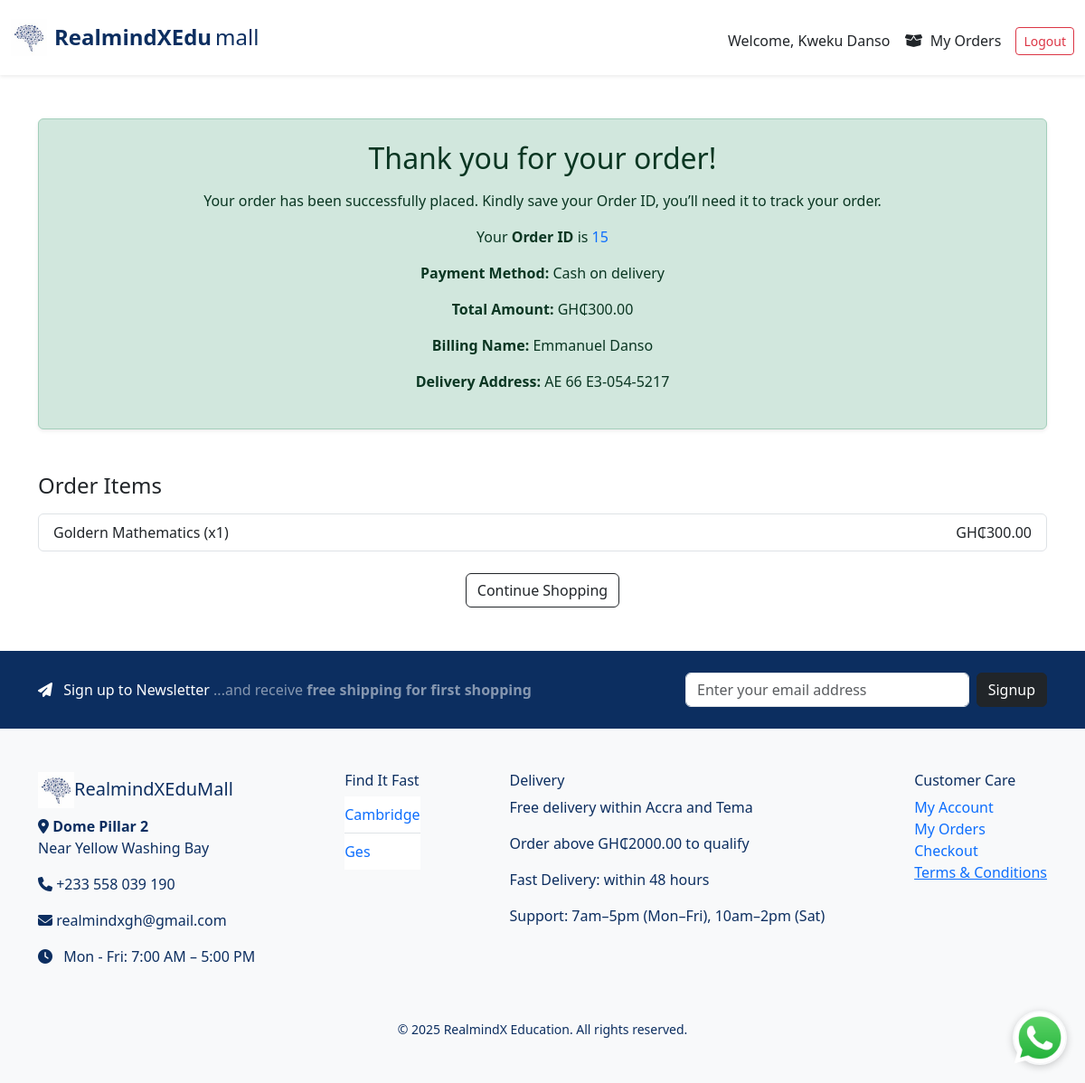
The page /order-success/15 (signed in) on the database as committed earlier.
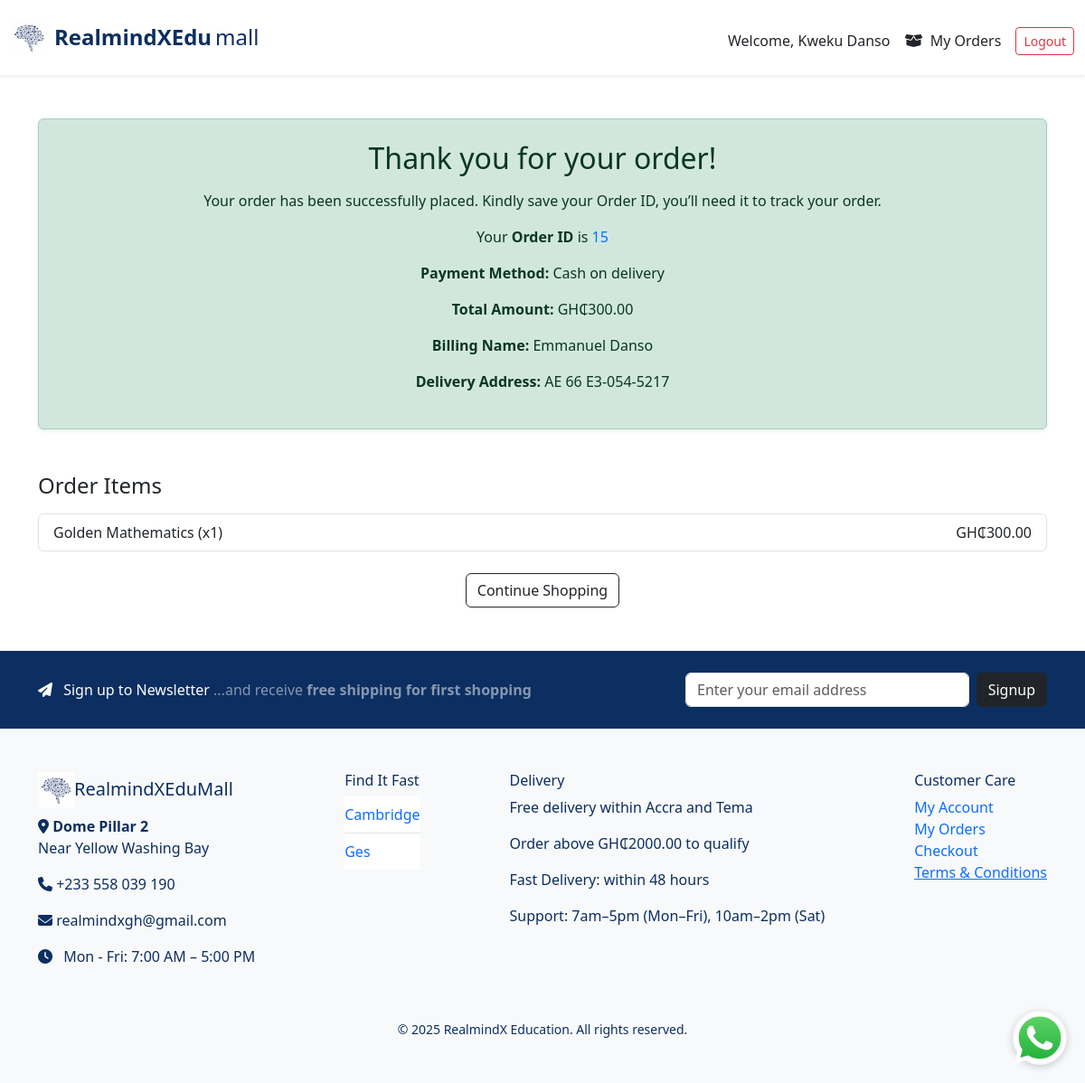
The same page on the database as committed later.
### e_commerce/models/order.py (models this page shows)
class OrderItem(db.Model):
    id = db.Column(db.Integer, primary_key=True)
    order_id = db.Column(db.Integer, db.ForeignKey('order.id'), nullable=False)
    product_id = db.Column(db.Integer, db.ForeignKey('product.id'), nullable=False)
    quantity = db.Column(db.Integer, nullable=False)
    price = db.Column(db.Float, nullable=False)

### e_commerce/models/products.py (models this page shows, shortened)
class Product(db.Model):
    __tablename__ = 'product'  # Optional, but makes FK references safer
    id = db.Column(db.Integer, primary_key=True)
    name = db.Column(db.String(120), nullable=False)
    description = db.Column(db.Text, nullable=False)
    price = db.Column(db.Float, nullable=False)
    discount_percentage = db.Column(db.Float, default=0.0)
    image_filename = db.Column(db.String(120))
    in_stock = db.Column(db.Boolean, default=True)
    date_created = db.Column(db.DateTime, default=datetime.utcnow)
    author = db.Column(db.String(120), nullable=True)
    brand = db.Column(db.String(120), nullable=True)
    grade = db.Column(db.String(50), nullable=True)
    level = db.Column(db.String(50), nullable=True)
    subject = db.Column(db.String(100), nullable=True)
    ratings = db.relationship('ProductRating', back_populates='product', lazy=True)
    category_id = db.Column(db.Integer, db.ForeignKey('category.id'))
    category = db.relationship('Category', back_populates='products')
    order_items = db.relationship('OrderItem', backref='product', lazy=True)

### e_commerce/routes/main_routes.py (the view)
@main_bp.route('/order-success/<int:order_id>')
@login_required
def order_success(order_id):
    order = Order.query.get_or_404(order_id)
    return render_template('order_success.html', order=order)

### e_commerce/templates/order_success.html (shortened to what this page needs)
{% extends "index.html" %}
{% block content %}
<div class="container my-5">
  <div class="alert alert-success text-center p-4 shadow-sm rounded">
    <h2 class="mb-3">Thank you for your order!</h2>
    <p>Your order has been successfully placed. Kindly save your Order ID, you’ll need it to track your order.</p>
    <p>Your <strong>Order ID</strong> is <span class="text-primary">{{ order.id }}</span></p>
    <p><strong>Payment Method:</strong> {{ order.payment_method|capitalize }}</p>
    <p><strong>Total Amount:</strong> GH₵{{ '%.2f'|format(order.total_amount) }}</p>
    <p><strong>Billing Name:</strong> {{ order.full_name }}</p>
    <p><strong>Delivery Address:</strong> {{ order.address }}</p>
  </div>
  <h4 class="mt-5 mb-3">Order Items</h4>
  <ul class="list-group mb-4">
    {% for item in order.items %}
    <li class="list-group-item d-flex justify-content-between align-items-center">
      {{ item.product.name }} (x{{ item.quantity }})
      <span>GH₵{{ '%.2f'|format(item.price * item.quantity) }}</span>
    </li>
    {% endfor %}
  </ul>
  <div class="text-center">
    <a href="{{ url_for('main.home') }}" class="btn btn-outline-dark">Continue Shopping</a>
  </div>
</div>
{% endblock %}

Rows that differ between the two databases and show on the page:
changed through a linked row, OrderItem: product.name "Goldern Mathematics" → "Golden Mathematics"
